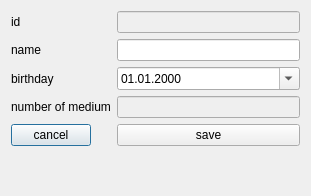
<?xml version="1.0" encoding="UTF-8"?>
<ui version="4.0">
 <class>ChangePerson</class>
 <widget class="QDialog" name="ChangePerson">
  <property name="geometry">
   <rect>
    <x>0</x>
    <y>0</y>
    <width>311</width>
    <height>196</height>
   </rect>
  </property>
  <property name="minimumSize">
   <size>
    <width>200</width>
    <height>150</height>
   </size>
  </property>
  <property name="windowTitle">
   <string>Dialog</string>
  </property>
  <layout class="QFormLayout" name="formLayout">
   <item row="0" column="0">
    <widget class="QLabel" name="label">
     <property name="text">
      <string>id</string>
     </property>
    </widget>
   </item>
   <item row="0" column="1">
    <widget class="QLineEdit" name="idEdit">
     <property name="enabled">
      <bool>false</bool>
     </property>
    </widget>
   </item>
   <item row="1" column="0">
    <widget class="QLabel" name="label_2">
     <property name="text">
      <string>name</string>
     </property>
    </widget>
   </item>
   <item row="1" column="1">
    <widget class="QLineEdit" name="nameEdit">
     <property name="maxLength">
      <number>50</number>
     </property>
    </widget>
   </item>
   <item row="2" column="0">
    <widget class="QLabel" name="label_3">
     <property name="text">
      <string>birthday</string>
     </property>
    </widget>
   </item>
   <item row="2" column="1">
    <widget class="QDateEdit" name="dateEdit">
     <property name="displayFormat">
      <string>dd.MM.yyyy</string>
     </property>
     <property name="calendarPopup">
      <bool>true</bool>
     </property>
    </widget>
   </item>
   <item row="3" column="0">
    <widget class="QLabel" name="label_4">
     <property name="text">
      <string>number of medium</string>
     </property>
    </widget>
   </item>
   <item row="3" column="1">
    <widget class="QLineEdit" name="numberEdit">
     <property name="enabled">
      <bool>false</bool>
     </property>
    </widget>
   </item>
   <item row="4" column="0">
    <widget class="QPushButton" name="cancelButton">
     <property name="text">
      <string>cancel</string>
     </property>
    </widget>
   </item>
   <item row="4" column="1">
    <widget class="QPushButton" name="saveButton">
     <property name="text">
      <string>save</string>
     </property>
    </widget>
   </item>
  </layout>
 </widget>
 <resources/>
 <connections/>
</ui>
